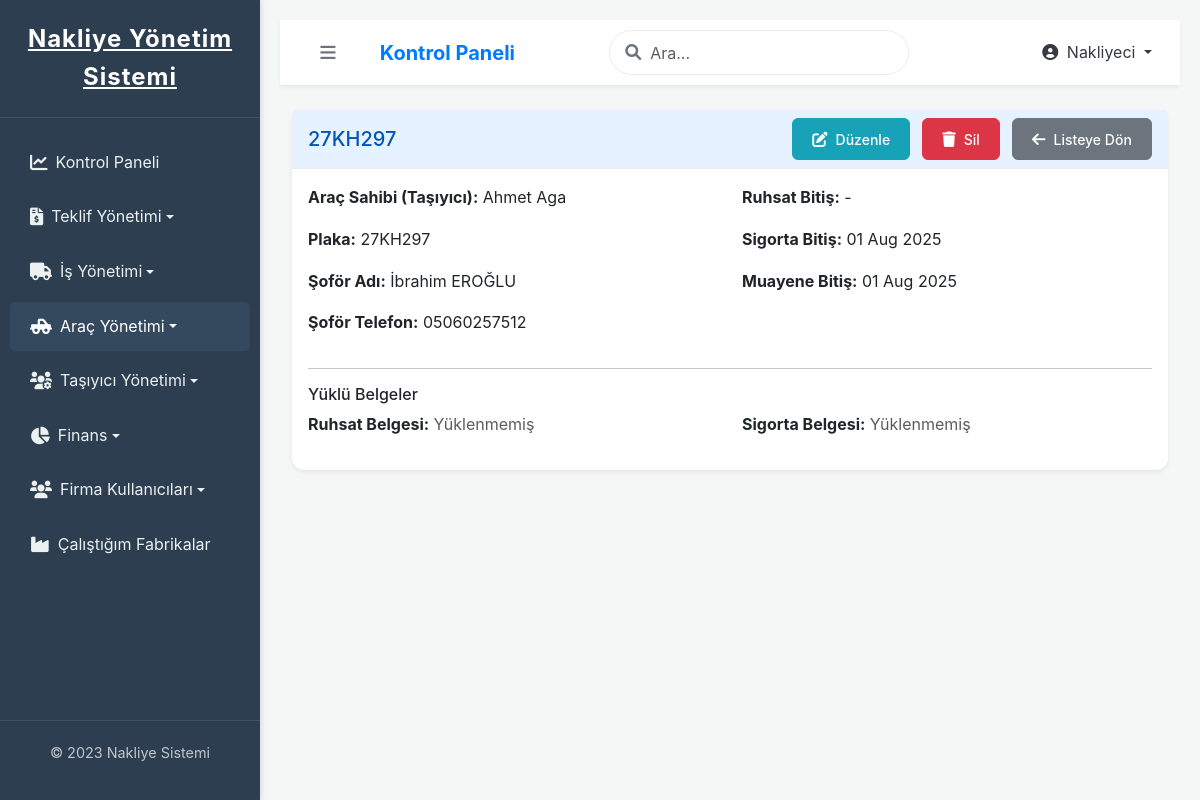
/nakliyeci/arac/1/detay/ (signed in), run on the app's committed database.
### ana_uygulama/models.py (models this page shows, shortened)
class CustomUser(AbstractUser):
    company = models.ForeignKey(Company, on_delete=models.SET_NULL, null=True, blank=True, verbose_name="Bağlı Olduğu Firma")
    class Meta:
        verbose_name = "Kullanıcı"
        verbose_name_plural = "Kullanıcılar"

class Vehicle(models.Model):
    VEHICLE_TYPE_CHOICES = [
        ('CEKICI', 'Çekici'),
        ('DORSE', 'Dorse'),
        ('KAMYON', 'Kamyon'),
        ('KAMYONET', 'Kamyonet'),
        ('MUTEAHHIT', 'Müteahhit (İş Makinesi)'),
        ('DIGER', 'Diğer'),
    ]
    carrier = models.ForeignKey(
        Carrier,
        on_delete=models.CASCADE, # Taşıyıcı silinirse araçları da silinir.
        related_name='vehicles',
        verbose_name="Araç Sahibi (Taşıyıcı)",
    )
    plate_number = models.CharField(max_length=20, unique=True, verbose_name="Plaka Numarası")
    vehicle_type = models.CharField(max_length=20, choices=VEHICLE_TYPE_CHOICES, default='KAMYON', verbose_name="Araç Tipi")
    capacity_ton = models.DecimalField(max_digits=6, decimal_places=2, null=True, blank=True, verbose_name="Kapasite (Ton)")
    capacity_m3 = models.DecimalField(max_digits=6, decimal_places=2, null=True, blank=True, verbose_name="Kapasite (m³)")
    driver_name = models.CharField(max_length=100, verbose_name="Sürücü Adı Soyadı", blank=True, null=True)
    driver_phone = models.CharField(max_length=20, blank=True, null=True, verbose_name="Sürücü Telefonu")
    license_plate_image = models.FileField(
        upload_to='vehicle_documents/plate_images/',
        blank=True,
        null=True,
        verbose_name="Sürücü Belgesi Görseli",
        validators=[FileExtensionValidator(allowed_extensions=['pdf', 'jpg', 'jpeg', 'png'])]
    )
    vehicle_license_image = models.FileField(
        upload_to='vehicle_documents/vehicle_licenses/',
        blank=True,
        null=True,
        verbose_name="Araç Ruhsat Görseli",
        validators=[FileExtensionValidator(allowed_extensions=['pdf', 'jpg', 'jpeg', 'png'])]
    )
    insurance_document = models.FileField(
        upload_to='vehicle_documents/insurances/',
        blank=True,
        null=True,
        verbose_name="Sigorta Poliçesi (PDF/Resim)",
        validators=[FileExtensionValidator(allowed_extensions=['pdf', 'jpg', 'jpeg', 'png'])]
    )
    inspection_document = models.FileField(
        upload_to='vehicle_documents/inspections/',
        blank=True,
        null=True,
        verbose_name="Muayene Belgesi (PDF/Resim)",
        validators=[FileExtensionValidator(allowed_extensions=['pdf', 'jpg', 'jpeg', 'png'])]
    )
    insurance_expiry_date = models.DateField(blank=True, null=True, verbose_name="Sigorta Bitiş Tarihi")
    inspection_expiry_date = models.DateField(blank=True, null=True, verbose_name="Muayene Bitiş Tarihi")
    is_active = models.BooleanField(default=True, verbose_name="Aktif mi?")
    created_at = models.DateTimeField(auto_now_add=True)
    updated_at = models.DateTimeField(auto_now=True)
    def is_inspection_expired(self):
        if not self.inspection_expiry_date:
            return False
        return self.inspection_expiry_date < timezone.now().date()
    def is_insurance_expired(self):
        if not self.insurance_expiry_date:
            return False
        return self.insurance_expiry_date < timezone.now().date()
    class Meta:
        verbose_name = "Araç"
        verbose_name_plural = "Araçlar"
        ordering = ['plate_number']

class Carrier(models.Model):
    IDENTITY_DOCUMENT_CHOICES = [
        ('TCKN', 'T.C. Kimlik Numarası'),
        ('VERGI_NO', 'Vergi Kimlik Numarası'),
        ('PASAPORT', 'Pasaport Numarası'),
    ]
    managed_by_shipper = models.ForeignKey(
        'Company', # String olarak referans vermek sıralama sorunlarını azaltır
        on_delete=models.CASCADE, # Nakliyeci firma silinirse, yönettiği taşıyıcılar da silinir.
        limit_choices_to={'company_type': 'NAKLIYECI'}, # Sadece NAKLIYECI tipindeki şirketleri seçilebilir yap
        related_name='managed_carriers',
        verbose_name="Yöneten Nakliyeci Firma"
    )
    full_name = models.CharField(max_length=255, verbose_name="Adı Soyadı / Firma Ünvanı")
    phone = models.CharField(max_length=20, blank=True, null=True, verbose_name="Telefon Numarası")
    email = models.EmailField(blank=True, null=True, verbose_name="E-posta Adresi")
    address = models.TextField(blank=True, null=True, verbose_name="Adres")
    tax_id_number = models.CharField(max_length=20, blank=True, null=True, verbose_name="Vergi Numarası / TC Kimlik No")
    tax_plate_document = models.FileField(
        upload_to='carrier_documents/tax_plates/',
        blank=True,
        null=True,
        verbose_name="Vergi Levhası",
        validators=[FileExtensionValidator(allowed_extensions=['pdf', 'jpg', 'jpeg', 'png'])]
    )
    identity_document_type = models.CharField(
        max_length=10,
        choices=IDENTITY_DOCUMENT_CHOICES,
        default='TCKN',
        verbose_name="Kimlik Belgesi Tipi"
    )
    identity_document_number = models.CharField(max_length=50, blank=True, null=True, verbose_name="Kimlik Belgesi Numarası")
    identity_document_image = models.FileField(
        upload_to='carrier_documents/identity_documents/',
        blank=True,
        null=True,
        verbose_name="Kimlik Belgesi Görseli",
        validators=[FileExtensionValidator(allowed_extensions=['pdf', 'jpg', 'jpeg', 'png'])]
    )
    driving_license_number = models.CharField(max_length=50, blank=True, null=True, verbose_name="Ehliyet Numarası")
    license_expiry_date = models.DateField(blank=True, null=True, verbose_name="Ehliyet Geçerlilik Tarihi") # Ehliyetin son geçerlilik tarihi
    driving_license_image = models.FileField(
        upload_to='carrier_documents/driving_licenses/',
        blank=True,
        null=True,
        verbose_name="Ehliyet Görseli",
        validators=[FileExtensionValidator(allowed_extensions=['pdf', 'jpg', 'jpeg', 'png'])]
    )
    is_active = models.BooleanField(default=True, verbose_name="Aktif mi?")
    created_at = models.DateTimeField(auto_now_add=True)
    updated_at = models.DateTimeField(auto_now=True)
    class Meta:
        verbose_name = "Taşıyıcı (Araç Sahibi)"
        verbose_name_plural = "Taşıyıcılar (Araç Sahipleri)"
        ordering = ['full_name']

### ana_uygulama/views.py (the view)
# urls.py: path('nakliyeci/arac/<int:vehicle_id>/detay/', views.vehicle_detail_nakliyeci_view, name='vehicle_detail_nakliyeci_view'),
@login_required
def vehicle_detail_nakliyeci_view(request, vehicle_id):
    if not request.user.company or request.user.company.company_type != 'NAKLIYECI':
        messages.error(request, "Bu sayfaya erişim izniniz yok.")
        return redirect('ana_uygulama:dashboard')
    vehicle = get_object_or_404(
        Vehicle.objects.select_related('carrier', 'carrier__managed_by_shipper'),
        id=vehicle_id,
        carrier__managed_by_shipper=request.user.company
    )
    context = {
        'vehicle': vehicle,
        'page_title': f"Araç Detayı: {vehicle.plate_number}"
    }
    return render(request, 'ana_uygulama/nakliyeci/vehicle_detail.html', context)

### ana_uygulama/templates/ana_uygulama/nakliyeci/vehicle_detail.html (shortened to what this page needs)
{% extends "base.html" %}
{% load static %}
{% load humanize %}
{% block content %}
    <div class="card shadow-sm">
        <div class="card-header d-flex justify-content-between align-items-center">
            <h5 class="mb-0">{{ vehicle.plate_number }}</h5>
            <div>
                <a href="{% url 'ana_uygulama:vehicle_update_nakliyeci_view' vehicle_id=vehicle.id %}" class="btn btn-info btn-sm me-2" title="Düzenle"><i class="fa fa-edit"></i>Düzenle</a>
                <a href="{% url 'ana_uygulama:vehicle_delete_nakliyeci_view' vehicle_id=vehicle.id %}" class="btn btn-danger btn-sm me-2" title="Sil" onclick="return confirm('Bu aracı silmek istediğinize emin misiniz?');"><i class="fa fa-trash"></i>Sil</a>
                <a href="{% url 'ana_uygulama:vehicle_list_nakliyeci_view' %}" class="btn btn-secondary btn-sm"><i class="fas fa-arrow-left"></i> Listeye Dön</a>
            </div>
        </div>
        <div class="card-body">
            <div class="row">
                <div class="col-md-6">
                    <p><strong>Araç Sahibi (Taşıyıcı):</strong>
                        {% if vehicle.carrier %}
                            {{ vehicle.carrier.full_name }}
                        {% else %}
                            <span class="text-muted">Belirtilmemiş</span>
                        {% endif %}
                    </p>
                    <p><strong>Plaka:</strong> {{ vehicle.plate_number }}</p>
                    <p><strong>Şoför Adı:</strong> {{ vehicle.driver_name|default:"Sahibi Kullanıyor" }}</p>
                    <p><strong>Şoför Telefon:</strong> {{ vehicle.driver_phone|default:"-" }}</p>
                </div>
                <div class="col-md-6">
                    <p><strong>Ruhsat Bitiş:</strong> {{ vehicle.license_expiry_date|date:"d M Y"|default:"-" }}</p>
                    <p><strong>Sigorta Bitiş:</strong> {{ vehicle.insurance_expiry_date|date:"d M Y"|default:"-" }}
                    </p>
                    <p><strong>Muayene Bitiş:</strong> {{ vehicle.inspection_expiry_date|date:"d M Y"|default:"-" }}
                    </p>
                </div>
            </div>
            <hr>
            <h6>Yüklü Belgeler</h6>
            <div class="row">
                <div class="col-md-6">
                    <p><strong>Ruhsat Belgesi:</strong>
                        {% if vehicle.license_document %}
                            <a href="{{ vehicle.license_document.url }}" target="_blank">Görüntüle/İndir</a>
                        {% else %}
                            <span class="text-muted">Yüklenmemiş</span>
                        {% endif %}
                    </p>
                </div>
                <div class="col-md-6">
                     <p><strong>Sigorta Belgesi:</strong>
                        {% if vehicle.insurance_document %}
                            <a href="{{ vehicle.insurance_document.url }}" target="_blank">Görüntüle/İndir</a>
                        {% else %}
                            <span class="text-muted">Yüklenmemiş</span>
                        {% endif %}
                    </p>
                </div>
            </div>
        </div>
    </div>
{% endblock %}

### templates/base.html (shortened to what this page needs)
{% load static %}
<!DOCTYPE html>
<html lang="tr">
<head>
    <link href="https://cdn.jsdelivr.net/npm/bootstrap@5.3.0/dist/css/bootstrap.min.css" rel="stylesheet">
    <link rel="stylesheet" href="https://cdnjs.cloudflare.com/ajax/libs/font-awesome/6.0.0-beta3/css/all.min.css">
    <link href="https://cdn.jsdelivr.net/npm/select2@4.1.0-rc.0/dist/css/select2.min.css" rel="stylesheet" />
    <link href="https://cdn.jsdelivr.net/npm/select2-bootstrap-5-theme@1.3.0/dist/select2-bootstrap-5-theme.min.css" rel="stylesheet" />
    <link rel="stylesheet" href="{% static 'css/style.css' %}?v=1.1">
</head>
<body>
    <div class="page-container">
        <nav id="sidebar" class="sidebar">
            <div class="sidebar-header">
                <a href="{% url 'ana_uygulama:dashboard' %}" class="logo-text">Nakliye Yönetim Sistemi</a>
            </div>
            <ul class="sidebar-menu">
                <li class="menu-item">
                    <a href="{% url 'ana_uygulama:dashboard' %}" class="menu-link {% if request.resolver_match.url_name == 'dashboard' %}active{% endif %}">
                        <i class="fas fa-chart-line me-2"></i> Kontrol Paneli
                    </a>
                </li>
                {% if request.user.is_authenticated and request.user.company.company_type == 'NAKLIYECI' %}
                <li class="menu-item">
                    <a href="#quoteSubmenu" data-bs-toggle="collapse" aria-expanded="false" class="menu-link dropdown-toggle ">
                        <i class="fas fa-file-invoice-dollar me-2"></i> Teklif Yönetimi
                    </a>
                </li>
                <li class="menu-item">
                    <a href="#shipmentSubmenu" data-bs-toggle="collapse" aria-expanded="false" class="menu-link dropdown-toggle ">
                        <i class="fas fa-truck me-2"></i> İş Yönetimi
                    </a>
                </li>
                <li class="menu-item">
                    <a href="#vehicleSubmenu" data-bs-toggle="collapse" aria-expanded="false" class="menu-link dropdown-toggle {% if request.resolver_match.url_name == 'vehicle_list_nakliyeci_view' or request.resolver_match.url_name == 'vehicle_create_nakliyeci_view' or request.resolver_match.url_name == 'vehicle_detail_nakliyeci_view' or request.resolver_match.url_name == 'vehicle_update_nakliyeci_view' %}active{% endif %}">
                        <i class="fas fa-truck-pickup me-2"></i> Araç Yönetimi
                    </a>
                </li>
                <li class="menu-item">
                    <a href="#carrierSubmenu" data-bs-toggle="collapse" aria-expanded="false" class="menu-link dropdown-toggle ">
                        <i class="fas fa-users-cog me-2"></i> Taşıyıcı Yönetimi
                    </a>
                </li>
                <li class="menu-item">
                    <a href="#financeNakliyeciSubmenu" data-bs-toggle="collapse" aria-expanded="false" class="menu-link dropdown-toggle ">
                        <i class="fas fa-chart-pie me-2"></i> Finans
                    </a>
                </li>
                <li class="menu-item">
                    <a href="#companyUserNakliyeciSubmenu" data-bs-toggle="collapse" aria-expanded="false" class="menu-link dropdown-toggle ">
                        <i class="fas fa-users me-2"></i> Firma Kullanıcıları
                    </a>
                </li>
                <li class="menu-item">
                    <a href="{% url 'ana_uygulama:company_list_for_nakliyeci_view' %}" class="menu-link ">
                        <i class="fas fa-industry me-2"></i> Çalıştığım Fabrikalar
                    </a>
                </li>
                {% endif %}
            </ul>
            <div class="sidebar-footer">
                <p>&copy; 2023 Nakliye Sistemi</p>
            </div>
        </nav>
        <div class="main-content" id="main-content">
            <nav class="navbar navbar-expand-lg">
                <button type="button" id="sidebarCollapse" class="btn btn-outline-secondary me-3">
                    <i class="fas fa-bars"></i>
                </button>
                <a class="navbar-brand me-auto" href="{% url 'ana_uygulama:dashboard' %}">Kontrol Paneli</a>
                <div class="search-box me-3">
                    <span class="search-icon"><i class="fas fa-search"></i></span>
                    <input type="text" class="form-control" id="global-search-input" placeholder="Ara...">
                </div>
                <ul class="navbar-nav ms-auto">
                    <li class="nav-item dropdown">
                        <a class="nav-link dropdown-toggle" href="#" id="navbarDropdown" role="button" data-bs-toggle="dropdown" aria-expanded="false">
                            <i class="fas fa-user-circle me-1"></i> {{ request.user.first_name|default:request.user.username }}
                        </a>
                    </li>
                </ul>
            </nav>
            <div class="container-fluid mt-4">
                {% block content %}{% endblock %}
            </div>
        </div>
    </div>
</body>
</html>

### data on the page
CustomUser: user.first_name "Nakliyeci"
Vehicle: plate_number "27KH297", carrier.full_name "Ahmet Aga", driver_name "İbrahim EROĞLU", driver_phone "05060257512", insurance_expiry_date "01 Aug 2025", inspection_expiry_date "01 Aug 2025"

### other printed values
{{ vehicle.license_expiry_date|date:"d M Y"|default:"-" }} "-"
